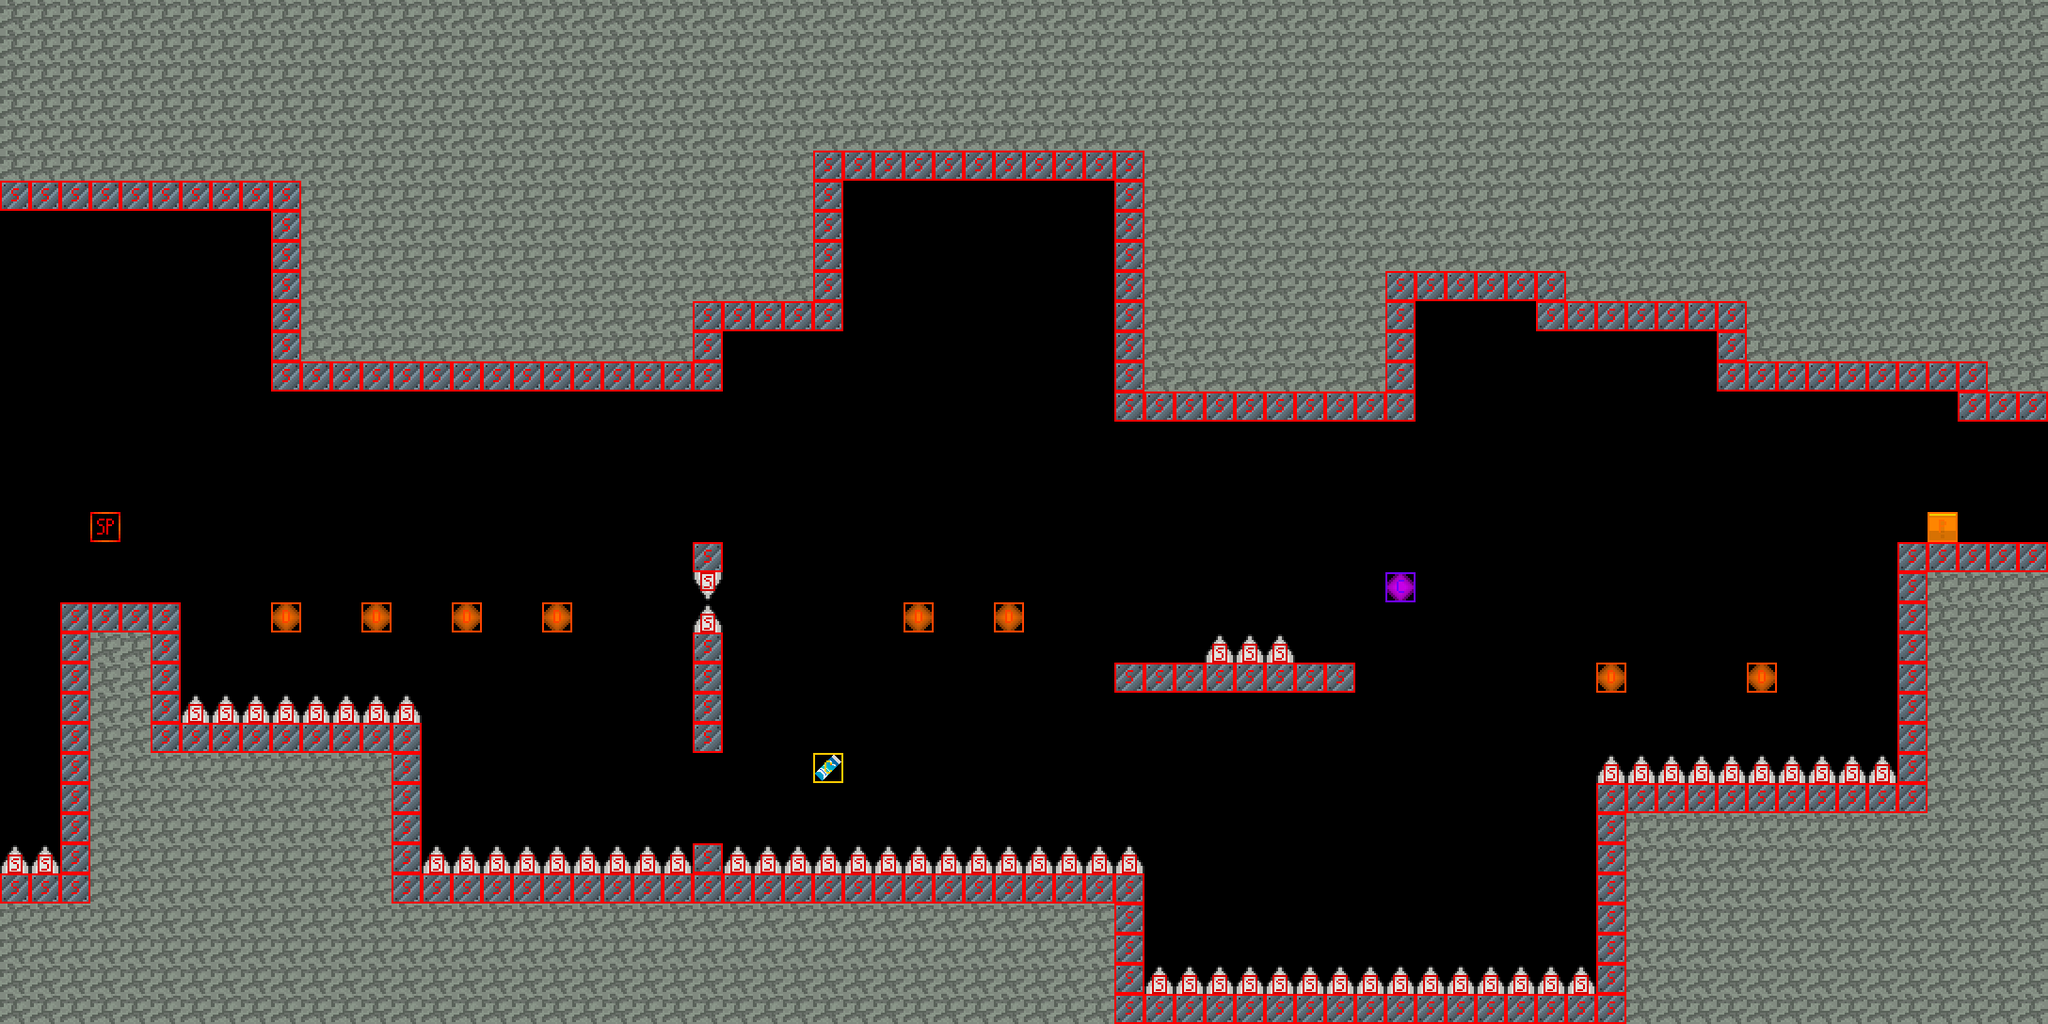

A 2D game scene composited from a Tiled map and its tileset images. What follows is a short description and the map's XML, with each tile layer's data collapsed to a summary:
An orthogonal 68x34 tile map with 32x32 px tiles, 2 tile layers (normal, collision), 2 tilesets.

<map version="1.10" tiledversion="1.11.0" orientation="orthogonal" renderorder="right-down" width="68" height="34" tilewidth="32" tileheight="32" infinite="0" nextlayerid="3" nextobjectid="1">
 <tileset firstgid="1" source="normal.tsx" />
 <tileset firstgid="65" source="collision.tsx" />
 <layer id="1" name="normal" width="68" height="34">
  <data>[2312 cells, 1277 non-empty, 8 distinct tile ids]</data>
 </layer>
 <layer id="2" name="collision" width="68" height="34">
  <data>[2312 cells, 291 non-empty, 8 distinct tile ids]</data>
 </layer>
</map>
